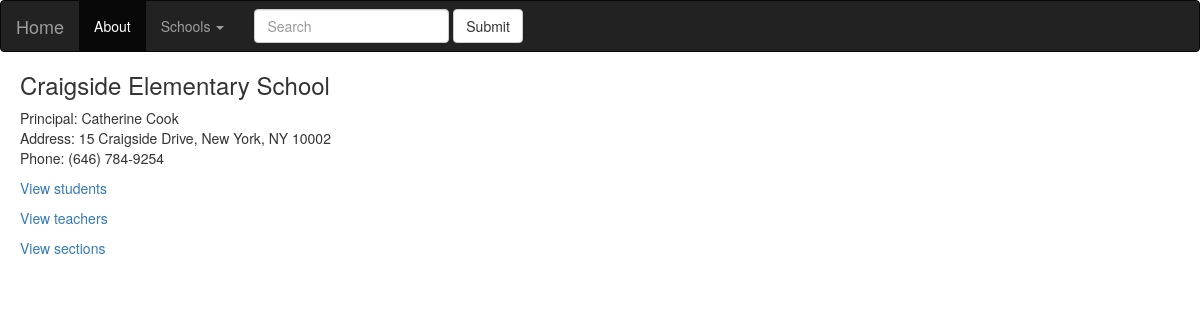
Page /districts/1/schools/1/ on the committed database.
### database_setup.py (models this page shows, shortened)
class School(Base):
    __tablename__ = 'school'
    id = Column(Integer, primary_key=True)
    name = Column(String(80), nullable=False)
    type = Column(String(250))
    principal = Column(String(250))
    address = Column(String(50))
    city = Column(String(50))
    state = Column(String(50))
    zip = Column(String(50))
    phone = Column(String(50))
    district_id = Column(Integer, ForeignKey('district.id'))
    district = relationship('District')

### schools.py (the view)
@app.route('/districts/<int:district_id>/schools/<int:school_id>/')
def showSchool(district_id, school_id):
    school = session.query(School).filter_by(id=school_id).one()
    students = session.query(Student).filter_by(school_id=school_id).all()
    teachers = session.query(Teacher).filter_by(school_id=school_id).all()
    sections = session.query(Section).filter_by(school_id=school_id).all()
    return render_template('school.html', district_id=district_id, school=school, students=students, teachers=teachers, sections=sections)

### templates/school.html (shortened to what this page needs)
{% extends "base.html" %}
{% block content %}
<h3>{{school.name}}</h3>
<p>Principal: {{school.principal}}<br>
Address: {{school.address}}, {{school.city}}, {{school.state}} {{school.zip}}<br>
Phone: {{school.phone}}</p>
<p><a href='{{url_for('showAllStudents', district_id=district_id, school_id=school.id)}}'>View students</a></p>
<p><a href='{{url_for('showAllTeachers', district_id=district_id, school_id=school.id)}}'>View teachers</a></p>
<p><a href='{{url_for('showAllSections', district_id=district_id, school_id=school.id)}}'>View sections</a></p>
{% endblock %}

### templates/base.html (shortened to what this page needs)
{% extends "bootstrap/base.html" %}
{% block navbar %}
<nav class="navbar navbar-default navbar-inverse">
  <div class="container-fluid">
    <div class="navbar-header">
      <a class="navbar-brand" href="{{ url_for('showDistricts') }}">Home</a>
    </div>
    <div class="collapse navbar-collapse" id="bs-example-navbar-collapse-1">
      <ul class="nav navbar-nav">
        <li class="active"><a href="{{ url_for('showDistricts') }}">About<span class="sr-only">(current)</span></a></li>
        <li class="dropdown">
          <a href="#" class="dropdown-toggle" data-toggle="dropdown" role="button" aria-haspopup="true" aria-expanded="false">Schools <span class="caret"></span></a>
        </li>
      </ul>
      <form class="navbar-form navbar-left" role="search">
        <div class="form-group">
          <input type="text" class="form-control" placeholder="Search">
        </div>
        <button type="submit" class="btn btn-default">Submit</button>
      </form>
    </div>
  </div>
</nav>
<div style="padding-left: 20px">
{% endblock %}

### rows in the picture
School: name "Craigside Elementary School", principal "Catherine Cook", address "15 Craigside Drive", city "New York", state "NY", zip "10002", phone "(646) 784-9254"
